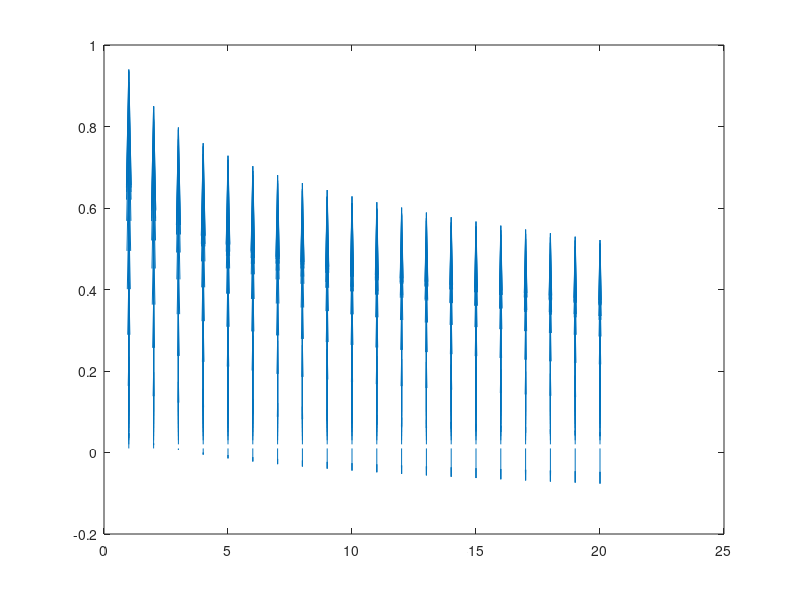
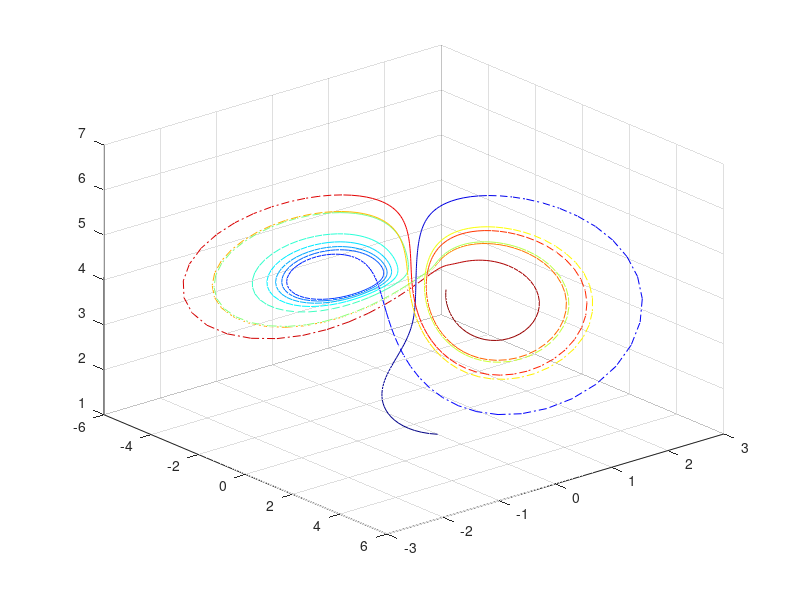

Write MATLAB code to recreate these figures, in order.
clear; clc; close all;

%% Specify parameter set
alpha = 0.1;
beta = 0.8; 
gamma = 0.58;
delta = 0.05;
epsil = 1;
eta = 1.5;
theta = 0.001;
E_bar = 0.21;

N=200;
star_L = beta/(beta+epsil);

%% specify the region of the plot for vector plot
% x==K, y==E, z==L corresp in our model
[K, E] = meshgrid(1:1:20, 0.01:0.01:0.1);
% f = @(x) epsil*((1-x).^((epsil-eta*(1+epsil))/eta)).*(x.^(1-beta))/beta; 
% diff_f = @(x) -(epsil*((1-x).^((epsil-eta*(1+epsil))/eta))...
%     .*(((beta+epsil)*eta-epsil).*x+(1-beta)*eta))./(beta*eta*(x-1).*(x.^beta));
L=star_L;
Kdot = (K.^alpha).*(L.^(beta-1)).*(E.^gamma).*((beta+epsil)*L-beta)/epsil; %Note the use of .* and .^
Edot = E.*(E_bar-E)-delta*(K.^alpha).*(L.^beta).*(E.^gamma);
% Ldot = (f(L)./diff_f(L)).*(alpha*(K.^(alpha-1)).*(L.^(beta-1)).*(E.^gamma)...
%     .*((beta+epsil)*L-beta)/epsil + gamma*(E_bar-E-delta*(K.^alpha).*(L.^beta).*(E.^(gamma-1)))...
%     +(theta-alpha*(K.^(alpha-1)).*(L.^beta).*(E.^gamma))/eta);
%first plot the vector plot with quiver
figure
quiver(K,E,Kdot,Edot)



a=1; b=2; c=a*(b^2-1/(b^2));
f = @(t,x)[x(2)*x(3)-a*x(1)
    x(1)*(x(3)-c)-a*x(2)
    1-x(1)*x(2)];
t=linspace(0,50,1000);
[t,x]=ode45(f,t,[1 0 1]);

cm = jet(numel(t));

figure
hold all
for k = 1:size(x,1)-1
    hl = plot3([x(k,1),x(k+1,1)], [x(k,2),x(k+1,2)], [x(k,3),x(k+1,3)]);
    set(hl, 'LineStyle','-.', 'Color',cm(k,:));
end
hold off
grid on
view(50, 30)